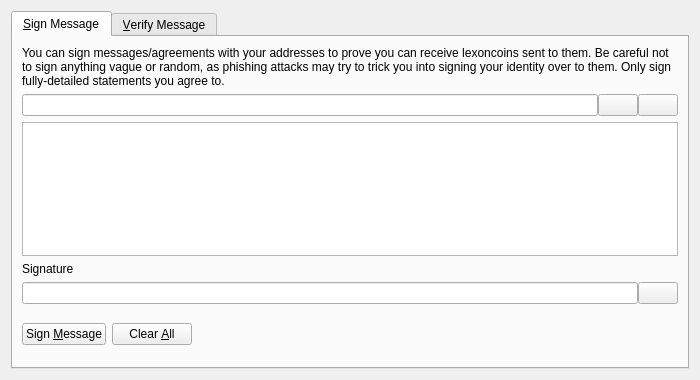
<?xml version="1.0" encoding="UTF-8"?>
<ui version="4.0">
 <class>SignVerifyMessageDialog</class>
 <widget class="QDialog" name="SignVerifyMessageDialog">
  <property name="geometry">
   <rect>
    <x>0</x>
    <y>0</y>
    <width>700</width>
    <height>380</height>
   </rect>
  </property>
  <property name="windowTitle">
   <string>Signatures - Sign / Verify a Message</string>
  </property>
  <property name="modal">
   <bool>true</bool>
  </property>
  <layout class="QVBoxLayout" name="verticalLayout">
   <item>
    <widget class="QTabWidget" name="tabWidget">
     <property name="currentIndex">
      <number>0</number>
     </property>
     <widget class="QWidget" name="tabSignMessage">
      <attribute name="title">
       <string>&amp;Sign Message</string>
      </attribute>
      <layout class="QVBoxLayout" name="verticalLayout_SM">
       <item>
        <widget class="QLabel" name="infoLabel_SM">
         <property name="text">
          <string>You can sign messages/agreements with your addresses to prove you can receive lexoncoins sent to them. Be careful not to sign anything vague or random, as phishing attacks may try to trick you into signing your identity over to them. Only sign fully-detailed statements you agree to.</string>
         </property>
         <property name="textFormat">
          <enum>Qt::PlainText</enum>
         </property>
         <property name="wordWrap">
          <bool>true</bool>
         </property>
        </widget>
       </item>
       <item>
        <layout class="QHBoxLayout" name="horizontalLayout_1_SM">
         <property name="spacing">
          <number>0</number>
         </property>
         <item>
          <widget class="QValidatedLineEdit" name="addressIn_SM">
           <property name="toolTip">
            <string>The Lexoncoin address to sign the message with</string>
           </property>
          </widget>
         </item>
         <item>
          <widget class="QPushButton" name="addressBookButton_SM">
           <property name="toolTip">
            <string>Choose previously used address</string>
           </property>
           <property name="text">
            <string/>
           </property>
           <property name="icon">
            <iconset resource="../bitcoin.qrc">
             <normaloff>:/icons/address-book</normaloff>:/icons/address-book</iconset>
           </property>
           <property name="shortcut">
            <string>Alt+A</string>
           </property>
           <property name="autoDefault">
            <bool>false</bool>
           </property>
          </widget>
         </item>
         <item>
          <widget class="QPushButton" name="pasteButton_SM">
           <property name="toolTip">
            <string>Paste address from clipboard</string>
           </property>
           <property name="text">
            <string/>
           </property>
           <property name="icon">
            <iconset resource="../bitcoin.qrc">
             <normaloff>:/icons/editpaste</normaloff>:/icons/editpaste</iconset>
           </property>
           <property name="shortcut">
            <string>Alt+P</string>
           </property>
           <property name="autoDefault">
            <bool>false</bool>
           </property>
          </widget>
         </item>
        </layout>
       </item>
       <item>
        <widget class="QPlainTextEdit" name="messageIn_SM">
         <property name="toolTip">
          <string>Enter the message you want to sign here</string>
         </property>
        </widget>
       </item>
       <item>
        <widget class="QLabel" name="signatureLabel_SM">
         <property name="text">
          <string>Signature</string>
         </property>
         <property name="textFormat">
          <enum>Qt::PlainText</enum>
         </property>
        </widget>
       </item>
       <item>
        <layout class="QHBoxLayout" name="horizontalLayout_2_SM">
         <property name="spacing">
          <number>0</number>
         </property>
         <item>
          <widget class="QLineEdit" name="signatureOut_SM">
           <property name="font">
            <font>
             <italic>true</italic>
            </font>
           </property>
           <property name="readOnly">
            <bool>true</bool>
           </property>
          </widget>
         </item>
         <item>
          <widget class="QPushButton" name="copySignatureButton_SM">
           <property name="toolTip">
            <string>Copy the current signature to the system clipboard</string>
           </property>
           <property name="text">
            <string/>
           </property>
           <property name="icon">
            <iconset resource="../bitcoin.qrc">
             <normaloff>:/icons/editcopy</normaloff>:/icons/editcopy</iconset>
           </property>
           <property name="autoDefault">
            <bool>false</bool>
           </property>
          </widget>
         </item>
        </layout>
       </item>
       <item>
        <layout class="QHBoxLayout" name="horizontalLayout_3_SM">
         <item>
          <widget class="QPushButton" name="signMessageButton_SM">
           <property name="toolTip">
            <string>Sign the message to prove you own this Lexoncoin address</string>
           </property>
           <property name="text">
            <string>Sign &amp;Message</string>
           </property>
           <property name="icon">
            <iconset resource="../bitcoin.qrc">
             <normaloff>:/icons/edit</normaloff>:/icons/edit</iconset>
           </property>
           <property name="autoDefault">
            <bool>false</bool>
           </property>
          </widget>
         </item>
         <item>
          <widget class="QPushButton" name="clearButton_SM">
           <property name="toolTip">
            <string>Reset all sign message fields</string>
           </property>
           <property name="text">
            <string>Clear &amp;All</string>
           </property>
           <property name="icon">
            <iconset resource="../bitcoin.qrc">
             <normaloff>:/icons/remove</normaloff>:/icons/remove</iconset>
           </property>
           <property name="autoDefault">
            <bool>false</bool>
           </property>
          </widget>
         </item>
         <item>
          <spacer name="horizontalSpacer_1_SM">
           <property name="orientation">
            <enum>Qt::Horizontal</enum>
           </property>
           <property name="sizeHint" stdset="0">
            <size>
             <width>40</width>
             <height>48</height>
            </size>
           </property>
          </spacer>
         </item>
         <item>
          <widget class="QLabel" name="statusLabel_SM">
           <property name="font">
            <font>
             <weight>75</weight>
             <bold>true</bold>
            </font>
           </property>
           <property name="text">
            <string/>
           </property>
           <property name="wordWrap">
            <bool>true</bool>
           </property>
          </widget>
         </item>
         <item>
          <spacer name="horizontalSpacer_2_SM">
           <property name="orientation">
            <enum>Qt::Horizontal</enum>
           </property>
           <property name="sizeHint" stdset="0">
            <size>
             <width>40</width>
             <height>48</height>
            </size>
           </property>
          </spacer>
         </item>
        </layout>
       </item>
      </layout>
     </widget>
     <widget class="QWidget" name="tabVerifyMessage">
      <attribute name="title">
       <string>&amp;Verify Message</string>
      </attribute>
      <layout class="QVBoxLayout" name="verticalLayout_VM">
       <item>
        <widget class="QLabel" name="infoLabel_VM">
         <property name="text">
          <string>Enter the receiver's address, message (ensure you copy line breaks, spaces, tabs, etc. exactly) and signature below to verify the message. Be careful not to read more into the signature than what is in the signed message itself, to avoid being tricked by a man-in-the-middle attack. Note that this only proves the signing party receives with the address, it cannot prove sendership of any transaction!</string>
         </property>
         <property name="textFormat">
          <enum>Qt::PlainText</enum>
         </property>
         <property name="alignment">
          <set>Qt::AlignLeading|Qt::AlignLeft|Qt::AlignTop</set>
         </property>
         <property name="wordWrap">
          <bool>true</bool>
         </property>
        </widget>
       </item>
       <item>
        <layout class="QHBoxLayout" name="horizontalLayout_1_VM">
         <property name="spacing">
          <number>0</number>
         </property>
         <item>
          <widget class="QValidatedLineEdit" name="addressIn_VM">
           <property name="toolTip">
            <string>The Lexoncoin address the message was signed with</string>
           </property>
          </widget>
         </item>
         <item>
          <widget class="QPushButton" name="addressBookButton_VM">
           <property name="toolTip">
            <string>Choose previously used address</string>
           </property>
           <property name="text">
            <string/>
           </property>
           <property name="icon">
            <iconset resource="../bitcoin.qrc">
             <normaloff>:/icons/address-book</normaloff>:/icons/address-book</iconset>
           </property>
           <property name="shortcut">
            <string>Alt+A</string>
           </property>
           <property name="autoDefault">
            <bool>false</bool>
           </property>
          </widget>
         </item>
        </layout>
       </item>
       <item>
        <widget class="QPlainTextEdit" name="messageIn_VM"/>
       </item>
       <item>
        <widget class="QValidatedLineEdit" name="signatureIn_VM"/>
       </item>
       <item>
        <layout class="QHBoxLayout" name="horizontalLayout_2_VM">
         <item>
          <widget class="QPushButton" name="verifyMessageButton_VM">
           <property name="toolTip">
            <string>Verify the message to ensure it was signed with the specified Lexoncoin address</string>
           </property>
           <property name="text">
            <string>Verify &amp;Message</string>
           </property>
           <property name="icon">
            <iconset resource="../bitcoin.qrc">
             <normaloff>:/icons/transaction_0</normaloff>:/icons/transaction_0</iconset>
           </property>
           <property name="autoDefault">
            <bool>false</bool>
           </property>
          </widget>
         </item>
         <item>
          <widget class="QPushButton" name="clearButton_VM">
           <property name="toolTip">
            <string>Reset all verify message fields</string>
           </property>
           <property name="text">
            <string>Clear &amp;All</string>
           </property>
           <property name="icon">
            <iconset resource="../bitcoin.qrc">
             <normaloff>:/icons/remove</normaloff>:/icons/remove</iconset>
           </property>
           <property name="autoDefault">
            <bool>false</bool>
           </property>
          </widget>
         </item>
         <item>
          <spacer name="horizontalSpacer_1_VM">
           <property name="orientation">
            <enum>Qt::Horizontal</enum>
           </property>
           <property name="sizeHint" stdset="0">
            <size>
             <width>40</width>
             <height>48</height>
            </size>
           </property>
          </spacer>
         </item>
         <item>
          <widget class="QLabel" name="statusLabel_VM">
           <property name="font">
            <font>
             <weight>75</weight>
             <bold>true</bold>
            </font>
           </property>
           <property name="text">
            <string/>
           </property>
           <property name="wordWrap">
            <bool>true</bool>
           </property>
          </widget>
         </item>
         <item>
          <spacer name="horizontalSpacer_2_VM">
           <property name="orientation">
            <enum>Qt::Horizontal</enum>
           </property>
           <property name="sizeHint" stdset="0">
            <size>
             <width>40</width>
             <height>48</height>
            </size>
           </property>
          </spacer>
         </item>
        </layout>
       </item>
      </layout>
     </widget>
    </widget>
   </item>
  </layout>
 </widget>
 <customwidgets>
  <customwidget>
   <class>QValidatedLineEdit</class>
   <extends>QLineEdit</extends>
   <header>qvalidatedlineedit.h</header>
  </customwidget>
 </customwidgets>
 <resources>
  <include location="../bitcoin.qrc"/>
 </resources>
 <connections/>
</ui>
